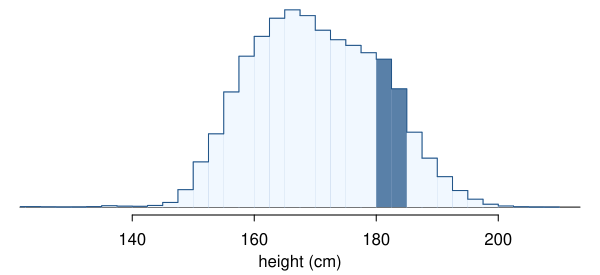

R code for this plot:
library(openintro)
load("../fdicHistograms/fdicHistograms.rda")
#===> load in the data set from fdicHistograms <===#

BR      <- list()
MIDS    <- br[-1]-0.25
BR[[1]] <- seq(110, 210, 10)
BR[[2]] <- seq(115, 210, 2.5)
COUNTS  <- list()
for(i in 1:2){
	COUNTS[[i]] <- rep(0, length(BR[[i]])-1)
	for(j in 1:(length(BR[[i]])-1)){
		these <- apply(cbind(MIDS < BR[[i]][j+1], MIDS >= BR[[i]][j]), 1, all)
		if(any(these)){
			COUNTS[[i]][j] <- sum(counts[these])
		}
	}
}

histTemp <- function(BR, COUNTS, col='#F1F8FF', border='#88AAD1', probability=FALSE, xlab='', ylab=NULL, xlim=NULL, ylim=NULL, ...){
	br <- BR
	h  <- COUNTS
	if(probability){
		h <- h/sum(h)/diff(br)
	}
	if(is.null(ylab)){
		ylab <- 'frequency'
		if(probability){
			ylab <- 'probability'
		}
	}
	if(is.null(xlim)[1]){
		xR <- range(br)
		xlim <- xR + c(-0.05, 0.05)*diff(xR)
	}
	if(is.null(ylim)[1]){
		ylim <- range(c(0,h))
	}
#	cat()
	plot(-1, -1, xlab=xlab, ylab=ylab, xlim=xlim, ylim=ylim, type='n', ...)
	abline(h=0)
	lines(c(br[1],br[1]), c(0,h[1]), col=border)
	for(i in 1:length(h)){
		if(i > 1){
			if(h[i] > h[i-1]){
				lines(rep(br[i],2), h[c(i-1,i)], col=border)
			}
		}
		lines(br[i+0:1], rep(h[i],2), col=border)
		lines(rep(br[i+1],2), c(0,h[i]), col=border)
		rect(br[i], 0, br[i+1], h[i], col=col, border='#00000000')
	}
}


myPDF('usHeightsHist180185.pdf', 6, 2.75, mfrow=c(1,1), mar=c(3, 1, 0.1, 1), mgp=c(1.8, 0.7, 0))
histTemp(BR[[2]], COUNTS[[2]], xlim=c(125, 210), axes=FALSE, xlab='height (cm)', probability=FALSE)
lines(BR[[i]], c(COUNTS[[i]],0), type='s', col='#225588')
axis(1)
rect(BR[[2]][27], 0, BR[[2]][28], COUNTS[[2]][27], col='#225588BB', border='#22558800')
rect(BR[[2]][28], 0, BR[[2]][29], COUNTS[[2]][28], col='#225588BB', border='#22558800')
dev.off()
